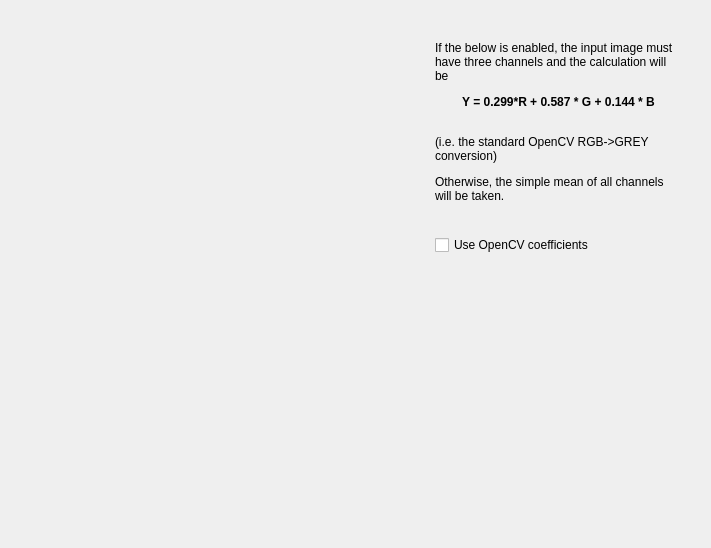
<?xml version="1.0" encoding="UTF-8"?>
<ui version="4.0">
 <class>Form</class>
 <widget class="QWidget" name="Form">
  <property name="geometry">
   <rect>
    <x>0</x>
    <y>0</y>
    <width>711</width>
    <height>548</height>
   </rect>
  </property>
  <property name="windowTitle">
   <string>Form</string>
  </property>
  <layout class="QHBoxLayout" name="horizontalLayout">
   <item>
    <widget class="QWidget" name="widget_2" native="true">
     <property name="minimumSize">
      <size>
       <width>0</width>
       <height>218</height>
      </size>
     </property>
     <layout class="QHBoxLayout" name="horizontalLayout_2">
      <item>
       <widget class="Canvas" name="canvas" native="true">
        <property name="minimumSize">
         <size>
          <width>400</width>
          <height>400</height>
         </size>
        </property>
       </widget>
      </item>
      <item alignment="Qt::AlignTop">
       <widget class="QWidget" name="widget" native="true">
        <property name="maximumSize">
         <size>
          <width>300</width>
          <height>200</height>
         </size>
        </property>
        <layout class="QVBoxLayout" name="verticalLayout_2">
         <property name="sizeConstraint">
          <enum>QLayout::SetMinimumSize</enum>
         </property>
         <item>
          <widget class="QLabel" name="label_2">
           <property name="minimumSize">
            <size>
             <width>0</width>
             <height>200</height>
            </size>
           </property>
           <property name="maximumSize">
            <size>
             <width>300</width>
             <height>16777215</height>
            </size>
           </property>
           <property name="text">
            <string>&lt;html&gt;&lt;head/&gt;&lt;body&gt;&lt;p&gt;If the below is enabled, the input image must have three channels and the calculation will be&lt;/p&gt;&lt;p align=&quot;center&quot;&gt;&lt;span style=&quot; font-weight:600;&quot;&gt;Y = 0.299*R + 0.587 * G + 0.144 * B&lt;/span&gt;&lt;/p&gt;&lt;p&gt;&lt;br/&gt;(i.e. the standard OpenCV RGB-&amp;gt;GREY conversion)&lt;/p&gt;&lt;p&gt;Otherwise, the simple mean of all channels will be taken.&lt;br/&gt;&lt;/p&gt;&lt;/body&gt;&lt;/html&gt;</string>
           </property>
           <property name="wordWrap">
            <bool>true</bool>
           </property>
          </widget>
         </item>
         <item>
          <widget class="QCheckBox" name="greyBox">
           <property name="text">
            <string>Use OpenCV coefficients</string>
           </property>
          </widget>
         </item>
        </layout>
       </widget>
      </item>
     </layout>
    </widget>
   </item>
  </layout>
 </widget>
 <customwidgets>
  <customwidget>
   <class>Canvas</class>
   <extends>QWidget</extends>
   <header>ui.canvas</header>
   <container>1</container>
  </customwidget>
 </customwidgets>
 <resources/>
 <connections/>
</ui>
